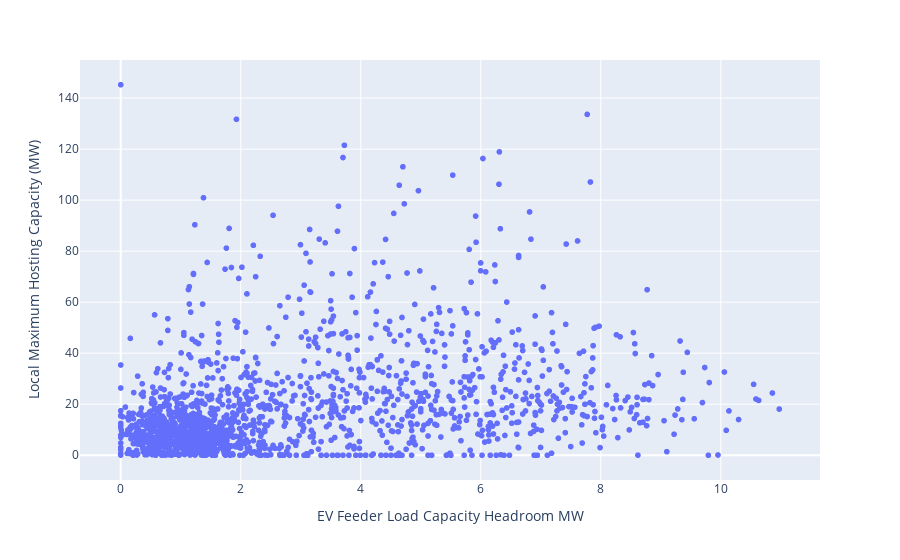

The code cell stored with this chart in its notebook:
### Code cell
px.scatter(df_merge, x="EV Feeder Load Capacity Headroom MW", y="Local Maximum Hosting Capacity (MW)")

### Figure 1 — Plotly figure (JSON) as saved in the notebook; plotly's stock layout.template omitted (floating-point values rounded to 4 significant figures; data arrays with more than 128 entries replaced by an {"elided": "..."} marker saying what was removed)
{"data": [{"hovertemplate": "EV Feeder Load Capacity Headroom MW=%{x}<br>Local Maximum Hosting Capacity (MW)=%{y}<extra></extra>", "legendgroup": "", "marker": {"color": "#636efa", "symbol": "circle"}, "mode": "markers", "name": "", "showlegend": false, "type": "scattergl", "x": {"elided": "1710 float values"}, "xaxis": "x", "y": {"elided": "1710 float values"}, "yaxis": "y"}], "layout": {"legend": {"tracegroupgap": 0}, "margin": {"t": 60}, "xaxis": {"anchor": "y", "domain": [0, 1], "title": {"text": "EV Feeder Load Capacity Headroom MW"}}, "yaxis": {"anchor": "x", "domain": [0, 1], "title": {"text": "Local Maximum Hosting Capacity (MW)"}}}}
